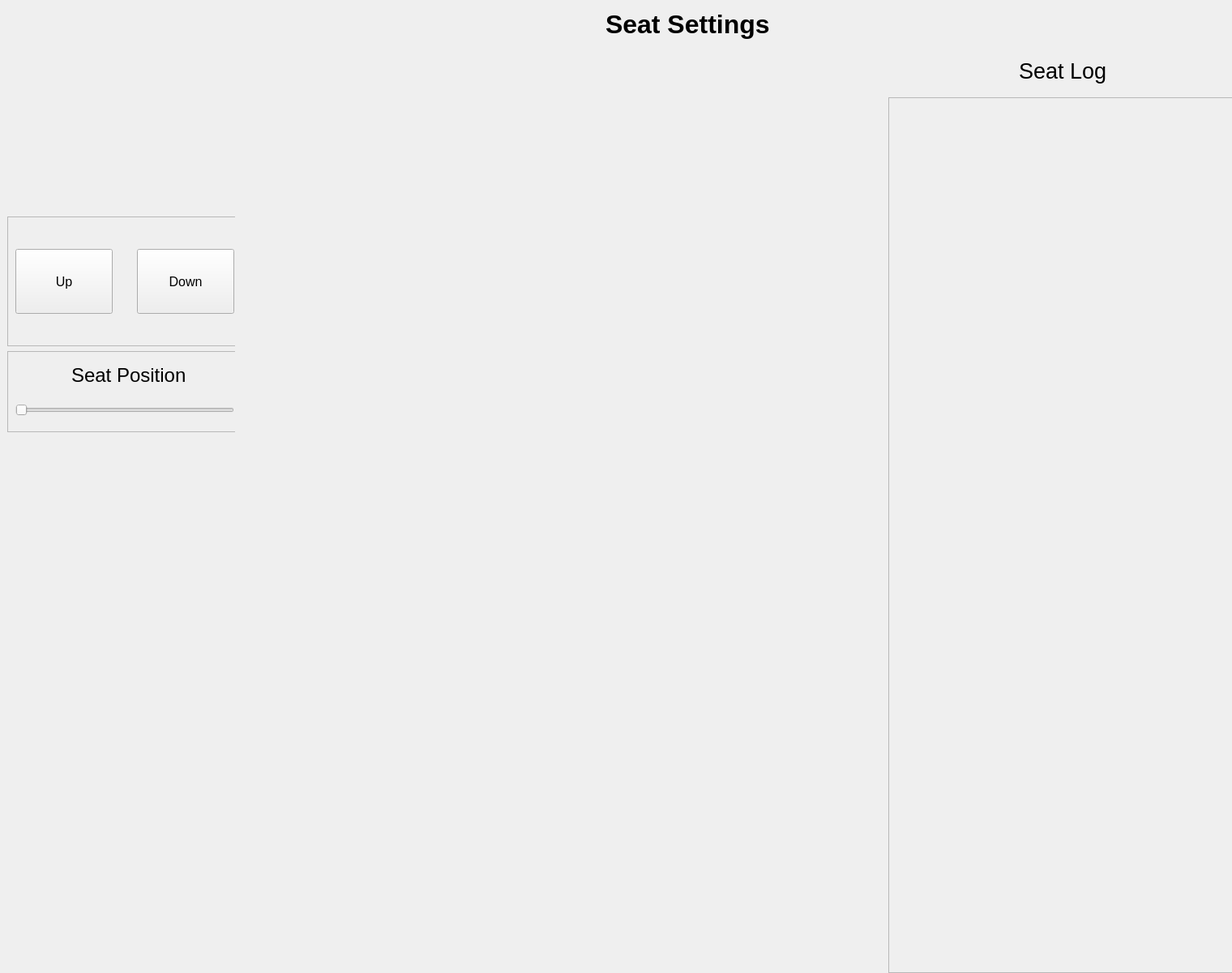
       <widget class="QWidget" name="seatPage">
        <property name="minimumSize">
         <size>
          <width>1520</width>
          <height>1200</height>
         </size>
        </property>
        <property name="maximumSize">
         <size>
          <width>1520</width>
          <height>1200</height>
         </size>
        </property>
        <widget class="QWidget" name="seatPageHeader" native="true">
         <property name="geometry">
          <rect>
           <x>0</x>
           <y>0</y>
           <width>1520</width>
           <height>60</height>
          </rect>
         </property>
         <property name="minimumSize">
          <size>
           <width>1520</width>
           <height>60</height>
          </size>
         </property>
         <property name="maximumSize">
          <size>
           <width>1520</width>
           <height>60</height>
          </size>
         </property>
         <layout class="QHBoxLayout" name="horizontalLayout_6">
          <item>
           <spacer name="horizontalSpacer_7">
            <property name="orientation">
             <enum>Qt::Horizontal</enum>
            </property>
            <property name="sizeHint" stdset="0">
             <size>
              <width>747</width>
              <height>20</height>
             </size>
            </property>
           </spacer>
          </item>
          <item>
           <widget class="QLabel" name="label_4">
            <property name="minimumSize">
             <size>
              <width>210</width>
              <height>40</height>
             </size>
            </property>
            <property name="maximumSize">
             <size>
              <width>210</width>
              <height>40</height>
             </size>
            </property>
            <property name="font">
             <font>
              <pointsize>24</pointsize>
              <bold>true</bold>
             </font>
            </property>
            <property name="text">
             <string>Seat Settings</string>
            </property>
           </widget>
          </item>
          <item>
           <spacer name="horizontalSpacer_8">
            <property name="orientation">
             <enum>Qt::Horizontal</enum>
            </property>
            <property name="sizeHint" stdset="0">
             <size>
              <width>557</width>
              <height>20</height>
             </size>
            </property>
           </spacer>
          </item>
         </layout>
        </widget>
        <widget class="QWidget" name="seatPageBody" native="true">
         <property name="geometry">
          <rect>
           <x>0</x>
           <y>60</y>
           <width>1520</width>
           <height>1140</height>
          </rect>
         </property>
         <property name="minimumSize">
          <size>
           <width>1520</width>
           <height>1140</height>
          </size>
         </property>
         <property name="maximumSize">
          <size>
           <width>1520</width>
           <height>1140</height>
          </size>
         </property>
         <layout class="QGridLayout" name="gridLayout_3">
          <item row="0" column="0">
           <widget class="QWidget" name="seatControlArea" native="true">
            <property name="minimumSize">
             <size>
              <width>290</width>
              <height>1140</height>
             </size>
            </property>
            <property name="maximumSize">
             <size>
              <width>290</width>
              <height>1140</height>
             </size>
            </property>
            <layout class="QVBoxLayout" name="verticalLayout_9">
             <item>
              <spacer name="verticalSpacer_7">
               <property name="orientation">
                <enum>Qt::Vertical</enum>
               </property>
               <property name="sizeHint" stdset="0">
                <size>
                 <width>20</width>
                 <height>180</height>
                </size>
               </property>
              </spacer>
             </item>
             <item>
              <widget class="QFrame" name="seatBtnArea">
               <property name="minimumSize">
                <size>
                 <width>290</width>
                 <height>160</height>
                </size>
               </property>
               <property name="maximumSize">
                <size>
                 <width>290</width>
                 <height>160</height>
                </size>
               </property>
               <property name="frameShape">
                <enum>QFrame::StyledPanel</enum>
               </property>
               <property name="frameShadow">
                <enum>QFrame::Raised</enum>
               </property>
               <layout class="QHBoxLayout" name="horizontalLayout_15">
                <item>
                 <widget class="QPushButton" name="upSeatBtn">
                  <property name="minimumSize">
                   <size>
                    <width>120</width>
                    <height>80</height>
                   </size>
                  </property>
                  <property name="maximumSize">
                   <size>
                    <width>120</width>
                    <height>80</height>
                   </size>
                  </property>
                  <property name="font">
                   <font>
                    <pointsize>12</pointsize>
                   </font>
                  </property>
                  <property name="text">
                   <string>Up</string>
                  </property>
                  <property name="iconSize">
                   <size>
                    <width>40</width>
                    <height>40</height>
                   </size>
                  </property>
                  <property name="checkable">
                   <bool>true</bool>
                  </property>
                  <property name="autoExclusive">
                   <bool>true</bool>
                  </property>
                 </widget>
                </item>
                <item>
                 <spacer name="spaceer">
                  <property name="orientation">
                   <enum>Qt::Horizontal</enum>
                  </property>
                  <property name="sizeHint" stdset="0">
                   <size>
                    <width>15</width>
                    <height>20</height>
                   </size>
                  </property>
                 </spacer>
                </item>
                <item>
                 <widget class="QPushButton" name="downSeatBtn">
                  <property name="minimumSize">
                   <size>
                    <width>120</width>
                    <height>80</height>
                   </size>
                  </property>
                  <property name="maximumSize">
                   <size>
                    <width>120</width>
                    <height>80</height>
                   </size>
                  </property>
                  <property name="font">
                   <font>
                    <pointsize>12</pointsize>
                   </font>
                  </property>
                  <property name="text">
                   <string>Down</string>
                  </property>
                  <property name="iconSize">
                   <size>
                    <width>40</width>
                    <height>40</height>
                   </size>
                  </property>
                  <property name="checkable">
                   <bool>true</bool>
                  </property>
                  <property name="autoExclusive">
                   <bool>true</bool>
                  </property>
                 </widget>
                </item>
               </layout>
              </widget>
             </item>
             <item>
              <widget class="QFrame" name="frame_6">
               <property name="minimumSize">
                <size>
                 <width>290</width>
                 <height>100</height>
                </size>
               </property>
               <property name="maximumSize">
                <size>
                 <width>290</width>
                 <height>100</height>
                </size>
               </property>
               <property name="frameShape">
                <enum>QFrame::StyledPanel</enum>
               </property>
               <property name="frameShadow">
                <enum>QFrame::Raised</enum>
               </property>
               <widget class="QSlider" name="seatLevel">
                <property name="geometry">
                 <rect>
                  <x>10</x>
                  <y>53</y>
                  <width>270</width>
                  <height>40</height>
                 </rect>
                </property>
                <property name="minimumSize">
                 <size>
                  <width>270</width>
                  <height>40</height>
                 </size>
                </property>
                <property name="maximumSize">
                 <size>
                  <width>270</width>
                  <height>40</height>
                 </size>
                </property>
                <property name="orientation">
                 <enum>Qt::Horizontal</enum>
                </property>
               </widget>
               <widget class="QWidget" name="">
                <property name="geometry">
                 <rect>
                  <x>11</x>
                  <y>11</y>
                  <width>260</width>
                  <height>37</height>
                 </rect>
                </property>
                <layout class="QHBoxLayout" name="horizontalLayout_16">
                 <item>
                  <spacer name="horizontalSpacer_20">
                   <property name="orientation">
                    <enum>Qt::Horizontal</enum>
                   </property>
                   <property name="sizeHint" stdset="0">
                    <size>
                     <width>68</width>
                     <height>20</height>
                    </size>
                   </property>
                  </spacer>
                 </item>
                 <item>
                  <widget class="QLabel" name="label_9">
                   <property name="minimumSize">
                    <size>
                     <width>140</width>
                     <height>35</height>
                    </size>
                   </property>
                   <property name="maximumSize">
                    <size>
                     <width>140</width>
                     <height>35</height>
                    </size>
                   </property>
                   <property name="font">
                    <font>
                     <pointsize>18</pointsize>
                    </font>
                   </property>
                   <property name="text">
                    <string>Seat Position</string>
                   </property>
                  </widget>
                 </item>
                 <item>
                  <spacer name="horizontalSpacer_21">
                   <property name="orientation">
                    <enum>Qt::Horizontal</enum>
                   </property>
                   <property name="sizeHint" stdset="0">
                    <size>
                     <width>38</width>
                     <height>20</height>
                    </size>
                   </property>
                  </spacer>
                 </item>
                </layout>
               </widget>
              </widget>
             </item>
             <item>
              <spacer name="verticalSpacer_8">
               <property name="orientation">
                <enum>Qt::Vertical</enum>
               </property>
               <property name="sizeHint" stdset="0">
                <size>
                 <width>20</width>
                 <height>658</height>
                </size>
               </property>
              </spacer>
             </item>
            </layout>
           </widget>
          </item>
          <item row="0" column="1">
           <widget class="QWidget" name="seatContent" native="true">
            <property name="minimumSize">
             <size>
              <width>1230</width>
              <height>1140</height>
             </size>
            </property>
            <property name="maximumSize">
             <size>
              <width>1230</width>
              <height>1140</height>
             </size>
            </property>
            <widget class="QWidget" name="widget_5" native="true">
             <property name="geometry">
              <rect>
               <x>0</x>
               <y>0</y>
               <width>800</width>
               <height>1140</height>
              </rect>
             </property>
             <property name="minimumSize">
              <size>
               <width>800</width>
               <height>1140</height>
              </size>
             </property>
             <property name="maximumSize">
              <size>
               <width>800</width>
               <height>1140</height>
              </size>
             </property>
            </widget>
            <widget class="QWidget" name="widget_6" native="true">
             <property name="geometry">
              <rect>
               <x>800</x>
               <y>0</y>
               <width>430</width>
               <height>1140</height>
              </rect>
             </property>
             <property name="minimumSize">
              <size>
               <width>430</width>
               <height>1140</height>
              </size>
             </property>
             <property name="maximumSize">
              <size>
               <width>430</width>
               <height>1140</height>
              </size>
             </property>
             <layout class="QVBoxLayout" name="verticalLayout_11">
              <item>
               <layout class="QHBoxLayout" name="horizontalLayout_17">
                <item>
                 <spacer name="horizontalSpacer_22">
                  <property name="orientation">
                   <enum>Qt::Horizontal</enum>
                  </property>
                  <property name="sizeHint" stdset="0">
                   <size>
                    <width>78</width>
                    <height>20</height>
                   </size>
                  </property>
                 </spacer>
                </item>
                <item>
                 <widget class="QLabel" name="seatLogLabel">
                  <property name="font">
                   <font>
                    <pointsize>20</pointsize>
                   </font>
                  </property>
                  <property name="text">
                   <string>Seat Log</string>
                  </property>
                 </widget>
                </item>
                <item>
                 <spacer name="horizontalSpacer_23">
                  <property name="orientation">
                   <enum>Qt::Horizontal</enum>
                  </property>
                  <property name="sizeHint" stdset="0">
                   <size>
                    <width>40</width>
                    <height>20</height>
                   </size>
                  </property>
                 </spacer>
                </item>
               </layout>
              </item>
              <item>
               <widget class="QFrame" name="frame_7">
                <property name="minimumSize">
                 <size>
                  <width>430</width>
                  <height>1080</height>
                 </size>
                </property>
                <property name="maximumSize">
                 <size>
                  <width>430</width>
                  <height>1080</height>
                 </size>
                </property>
                <property name="frameShape">
                 <enum>QFrame::StyledPanel</enum>
                </property>
                <property name="frameShadow">
                 <enum>QFrame::Raised</enum>
                </property>
                <widget class="QLabel" name="seatLog">
                 <property name="geometry">
                  <rect>
                   <x>0</x>
                   <y>0</y>
                   <width>350</width>
                   <height>80</height>
                  </rect>
                 </property>
                 <property name="maximumSize">
                  <size>
                   <width>350</width>
                   <height>80</height>
                  </size>
                 </property>
                 <property name="font">
                  <font>
                   <pointsize>20</pointsize>
                  </font>
                 </property>
                 <property name="styleSheet">
                  <string notr="true">#lightLog{
	color:#000000;
}</string>
                 </property>
                 <property name="text">
                  <string/>
                 </property>
                </widget>
               </widget>
              </item>
             </layout>
            </widget>
           </widget>
          </item>
         </layout>
        </widget>
       </widget>
